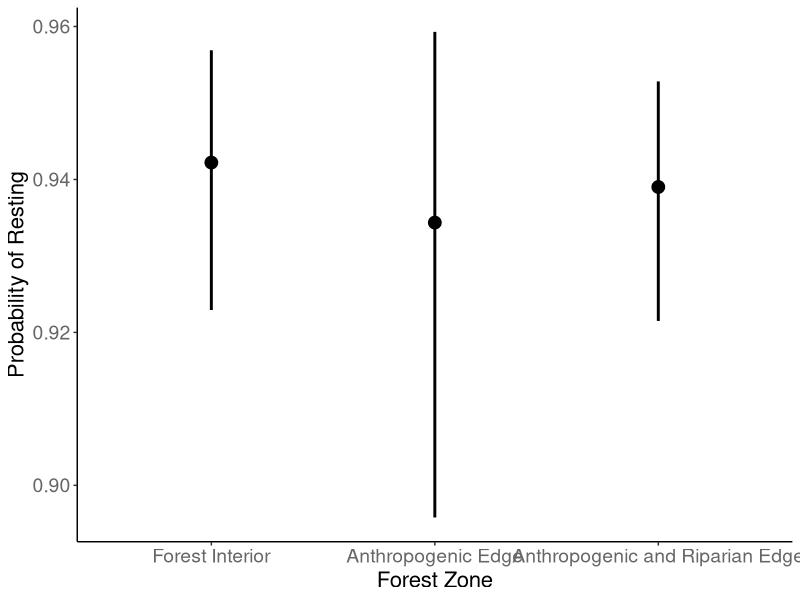
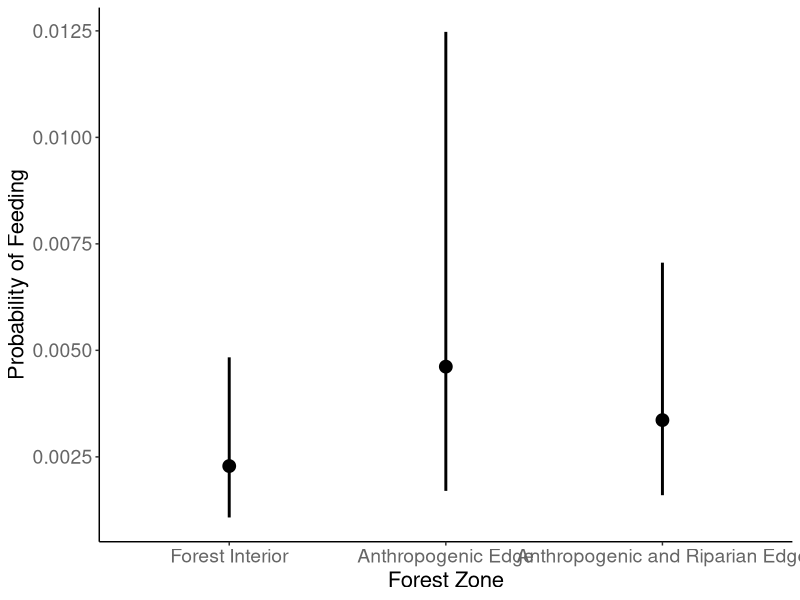
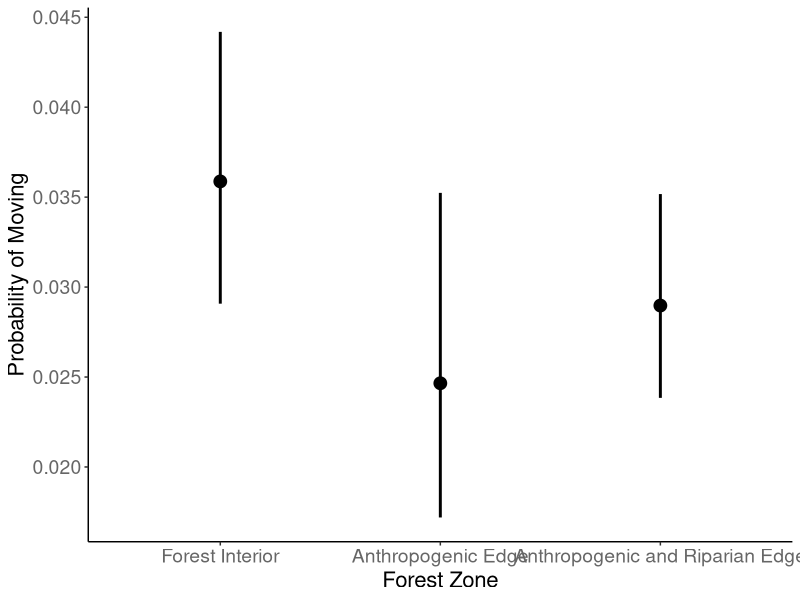
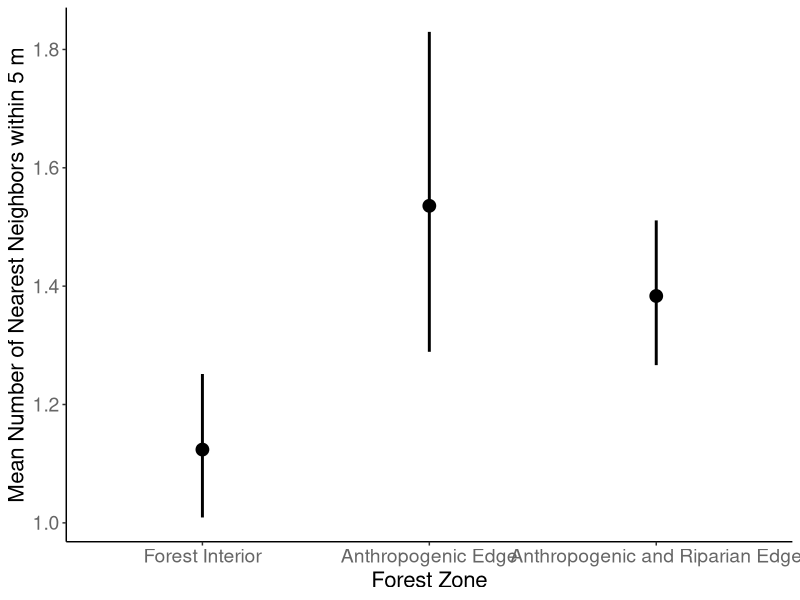
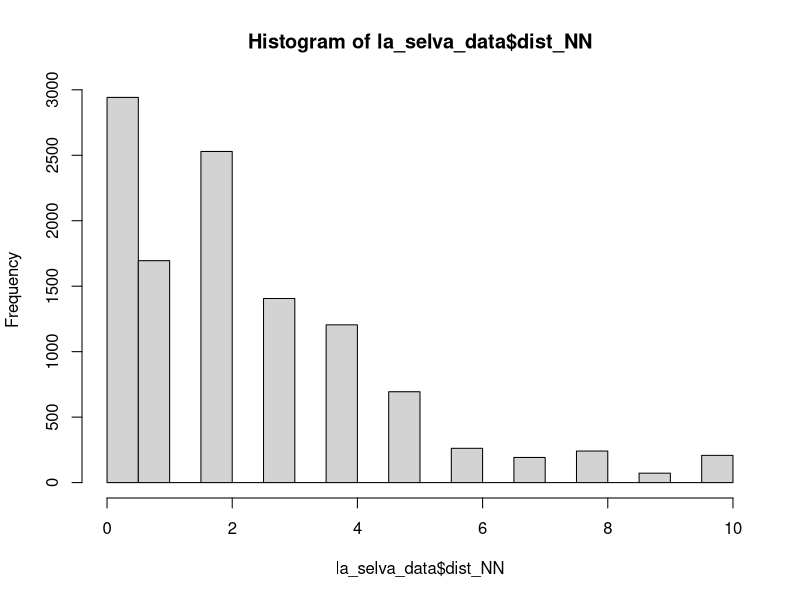
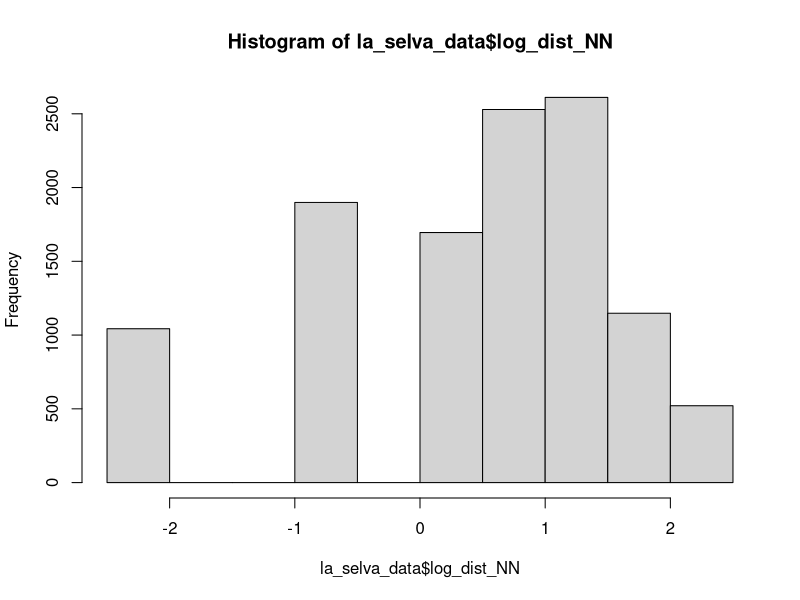
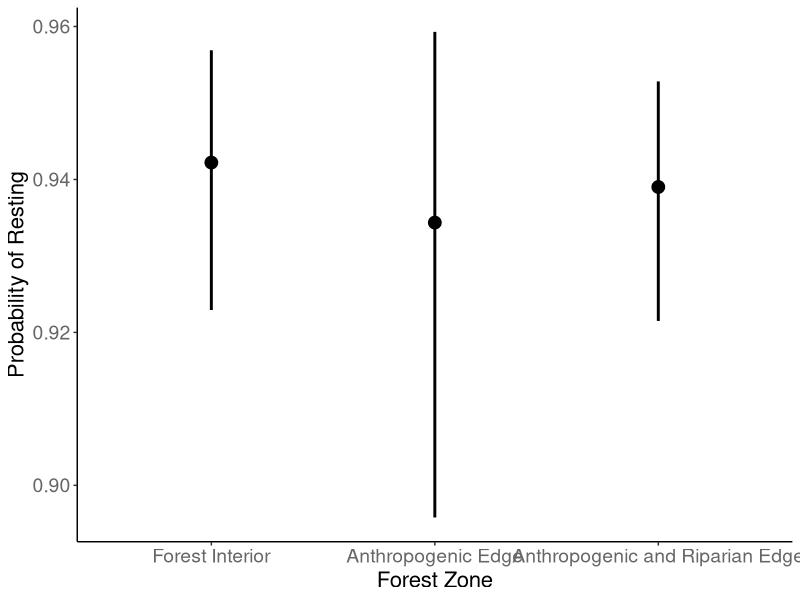
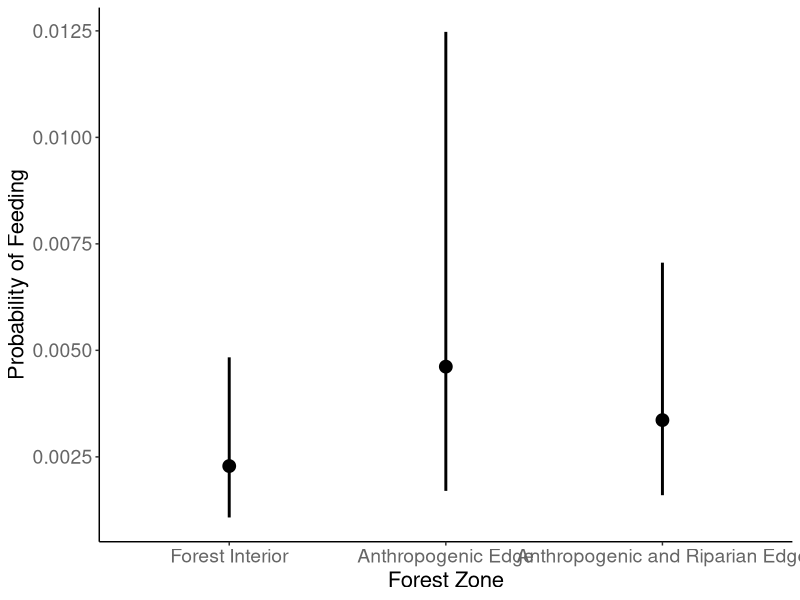

These charts were generated, in order, by the following R code: (Note: this script raises an error after producing the figures.)
#### 2/26/2026
#### Kurt Riggin
#### GLMM fitting



# Load packages
library(glmmTMB)
library(tidyverse)
library(emmeans)

# Load data 
la_selva_data <- read.csv("all_la_selva_data.csv")


# Model Fitting (Forest zone fixed effect, ID random effect, and null models)
# Factor edge type
la_selva_data$edge_type <- factor(la_selva_data$edge_type)
la_selva_data$edge_type <- relevel(la_selva_data$edge_type, ref = "I")

# Resting
resting_model <- glmmTMB(
  Rest ~ edge_type + (1|id), 
  data = la_selva_data, 
  family = binomial(link = "logit")
  )
summary(resting_model)

resting_null_model <- glmmTMB(
  Rest ~ 1 + (1|id), 
  data = la_selva_data, 
  family = binomial(link = "logit")
  )
summary(resting_null_model)

rest_est_ci <- emmeans(resting_model, ~ edge_type, type = "response")
rest_est_ci <- as.data.frame(rest_est_ci)
rest_est_ci$edge_type <- as.character(rest_est_ci$edge_type)
rest_est_ci$edge_type[rest_est_ci$edge_type == "I"] <- "Forest Interior"
rest_est_ci$edge_type[rest_est_ci$edge_type == "A"] <- "Anthropogenic Edge"
rest_est_ci$edge_type[rest_est_ci$edge_type == "B"] <- "Anthropogenic and Riparian Edge"
rest_est_ci

prob_rest_plot <- ggplot(rest_est_ci, 
                         aes(x = factor(edge_type, levels = c("Forest Interior",
                                                              "Anthropogenic Edge",
                                                              "Anthropogenic and Riparian Edge")), 
                             y = prob)) + 
  geom_point(size = 4) +
  geom_errorbar(aes(ymin = asymp.LCL, 
                    ymax = asymp.UCL),
                width = 0, 
                linewidth = 1) +
  labs(
    x = "Forest Zone",
    y = "Probability of Resting",
  ) + 
  theme_classic() +
  theme(
    axis.title = element_text(size = 16), 
    axis.text = element_text(size = 14, color = "grey40"),
    legend.title = element_text(size = 14),
    legend.text = element_text(size = 12)
  )


prob_rest_plot

ggsave(
  plot = prob_rest_plot,
  "prob_rest_plot.pdf",
  width = 10,
  height = 8,
  dpi = 300
)






# Feeding
feeding_model <- glmmTMB(
  Feed ~ edge_type + (1|id), 
  data = la_selva_data, 
  family = binomial(link = "logit")
  )
summary(feeding_model)

feeding_null_model <- glmmTMB(
  Feed ~ 1 + (1|id), 
  data = la_selva_data, 
  family = binomial(link = "logit")
  )
summary(feeding_null_model)

feed_est_ci <- emmeans(feeding_model, ~ edge_type, type = "response")
feed_est_ci <- as.data.frame(feed_est_ci)
feed_est_ci$edge_type <- as.character(feed_est_ci$edge_type)
feed_est_ci$edge_type[feed_est_ci$edge_type == "I"] <- "Forest Interior"
feed_est_ci$edge_type[feed_est_ci$edge_type == "A"] <- "Anthropogenic Edge"
feed_est_ci$edge_type[feed_est_ci$edge_type == "B"] <- "Anthropogenic and Riparian Edge"
feed_est_ci




feeding_model2 <- glmmTMB(
  Feed ~ edge_type, 
  data = la_selva_data, 
  family = binomial(link = "logit")
)
summary(feeding_model2)


feed_est_ci2 <- emmeans(feeding_model2, ~ edge_type, type = "response")
feed_est_ci2 <- as.data.frame(feed_est_ci2)
feed_est_ci2$edge_type <- as.character(feed_est_ci2$edge_type)
feed_est_ci2$edge_type[feed_est_ci2$edge_type == "I"] <- "Forest Interior"
feed_est_ci2$edge_type[feed_est_ci2$edge_type == "A"] <- "Anthropogenic Edge"
feed_est_ci2$edge_type[feed_est_ci2$edge_type == "B"] <- "Anthropogenic and Riparian Edge"
feed_est_ci2







prob_feed_plot <- ggplot(feed_est_ci, 
                         aes(x = factor(edge_type, levels = c("Forest Interior",
                                                              "Anthropogenic Edge",
                                                              "Anthropogenic and Riparian Edge")), 
                             y = prob)) + 
  geom_point(size = 4) +
  geom_errorbar(aes(ymin = asymp.LCL, 
                    ymax = asymp.UCL),
                width = 0, 
                linewidth = 1) +
  labs(
    x = "Forest Zone",
    y = "Probability of Feeding",
  ) + 
  theme_classic() +
  theme(
    axis.title = element_text(size = 16), 
    axis.text = element_text(size = 14, color = "grey40"),
    legend.title = element_text(size = 14),
    legend.text = element_text(size = 12)
  )


prob_feed_plot

ggsave(
  plot = prob_feed_plot,
  "prob_feed_plot.pdf",
  width = 10,
  height = 8,
  dpi = 300
)




















# Moving
moving_model <- glmmTMB(
  Move ~ edge_type + (1|id), 
  data = la_selva_data, 
  family = binomial(link = "logit")
  )
summary(moving_model)

moving_null_model <- glmmTMB(
  Move ~ 1 + (1|id), 
  data = la_selva_data, 
  family = binomial(link = "logit")
  )
summary(moving_null_model)


move_est_ci <- emmeans(moving_model, ~ edge_type, type = "response")
move_est_ci <- as.data.frame(move_est_ci)
move_est_ci$edge_type <- as.character(move_est_ci$edge_type)
move_est_ci$edge_type[move_est_ci$edge_type == "I"] <- "Forest Interior"
move_est_ci$edge_type[move_est_ci$edge_type == "A"] <- "Anthropogenic Edge"
move_est_ci$edge_type[move_est_ci$edge_type == "B"] <- "Anthropogenic and Riparian Edge"
move_est_ci

prob_move_plot <- ggplot(move_est_ci, 
                         aes(x = factor(edge_type, levels = c("Forest Interior",
                                                              "Anthropogenic Edge",
                                                              "Anthropogenic and Riparian Edge")), 
                             y = prob)) + 
  geom_point(size = 4) +
  geom_errorbar(aes(ymin = asymp.LCL, 
                    ymax = asymp.UCL),
                width = 0, 
                linewidth = 1) +
  labs(
    x = "Forest Zone",
    y = "Probability of Moving",
  ) + 
  theme_classic() +
  theme(
    axis.title = element_text(size = 16), 
    axis.text = element_text(size = 14, color = "grey40"),
    legend.title = element_text(size = 14),
    legend.text = element_text(size = 12)
  )


prob_move_plot

ggsave(
  plot = prob_move_plot,
  "prob_move_plot.pdf",
  width = 10,
  height = 8,
  dpi = 300
)












# Number of nearest neighbors (SIGNIFICANT)
la_selva_data$num_NN <- as.numeric(la_selva_data$num_NN)

num_NN_model <- glmmTMB(
  num_NN ~ edge_type + (1|id), 
  data = la_selva_data, 
  family = poisson(link = "log")
  )
summary(num_NN_model)

num_NN_null_model <- glmmTMB(
  num_NN ~ 1 + (1|id), 
  data = la_selva_data, 
  family = poisson(link = "log")
  )
summary(num_NN_null_model)



num_NN_est_ci <- emmeans(num_NN_model, ~ edge_type, type = "response")
num_NN_est_ci <- as.data.frame(num_NN_est_ci)
num_NN_est_ci$edge_type <- as.character(num_NN_est_ci$edge_type)
num_NN_est_ci$edge_type[num_NN_est_ci$edge_type == "I"] <- "Forest Interior"
num_NN_est_ci$edge_type[num_NN_est_ci$edge_type == "A"] <- "Anthropogenic Edge"
num_NN_est_ci$edge_type[num_NN_est_ci$edge_type == "B"] <- "Anthropogenic and Riparian Edge"
num_NN_est_ci

mean_num_NN_plot <- ggplot(num_NN_est_ci, 
                         aes(x = factor(edge_type, levels = c("Forest Interior",
                                                              "Anthropogenic Edge",
                                                              "Anthropogenic and Riparian Edge")), 
                             y = rate)) + 
  geom_point(size = 4) +
  geom_errorbar(aes(ymin = asymp.LCL, 
                    ymax = asymp.UCL),
                width = 0, 
                linewidth = 1) +
  labs(
    x = "Forest Zone",
    y = "Mean Number of Nearest Neighbors within 5 m",
  ) + 
  theme_classic() +
  theme(
    axis.title = element_text(size = 16), 
    axis.text = element_text(size = 14, color = "grey40"),
    legend.title = element_text(size = 14),
    legend.text = element_text(size = 12)
  )


mean_num_NN_plot

ggsave(
  plot = mean_num_NN_plot,
  "mean_num_NN_plot.pdf",
  width = 10,
  height = 8,
  dpi = 300
)










# Distance to nearest neighbors
hist(la_selva_data$dist_NN)
la_selva_data <- la_selva_data %>%
  mutate(log_dist_NN = log(dist_NN + 0.1))
hist(la_selva_data$log_dist_NN)

dist_NN_model <- glmmTMB(
  log_dist_NN ~ edge_type + (1 | id),
  data = la_selva_data,
  family = gaussian()
)
summary(dist_NN_model)

dist_NN_null_model <- glmmTMB(
  log_dist_NN ~ 1 + (1 | id),
  data = la_selva_data,
  family = gaussian()
)
summary(dist_NN_null_model)

dist_NN_est_ci <- emmeans(dist_NN_model, ~ edge_type)
dist_NN_est_ci

dist_df <- as.data.frame(dist_NN_est_ci)

dist_df <- dist_df %>%
  mutate(
    mean_dist = exp(emmean) - 0.1,
    lower = exp(asymp.LCL) - 0.1,
    upper = exp(asymp.UCL) - 0.1
  )

dist_df



dist_df$edge_type <- as.character(dist_df$edge_type)
dist_df$edge_type[dist_df$edge_type == "I"] <- "Forest Interior"
dist_df$edge_type[dist_df$edge_type == "A"] <- "Anthropogenic Edge"
dist_df$edge_type[dist_df$edge_type == "B"] <- "Anthropogenic and Riparian Edge"
dist_df

mean_dist_NN_plot <- ggplot(dist_df, 
                           aes(x = factor(edge_type, levels = c("Forest Interior",
                                                                "Anthropogenic Edge",
                                                                "Anthropogenic and Riparian Edge")), 
                               y = mean_dist)) + 
  geom_point(size = 4) +
  geom_errorbar(aes(ymin = lower, 
                    ymax = upper),
                width = 0, 
                linewidth = 1) +
  labs(
    x = "Forest Zone",
    y = "Mean Distance to Nearest Neighbor (m)",
  ) + 
  theme_classic() +
  theme(
    axis.title = element_text(size = 16), 
    axis.text = element_text(size = 14, color = "grey40"),
    legend.title = element_text(size = 14),
    legend.text = element_text(size = 12)
  )


mean_dist_NN_plot

ggsave(
  plot = mean_dist_NN_plot,
  "mean_dist_NN_plot.pdf",
  width = 10,
  height = 8,
  dpi = 300
)
